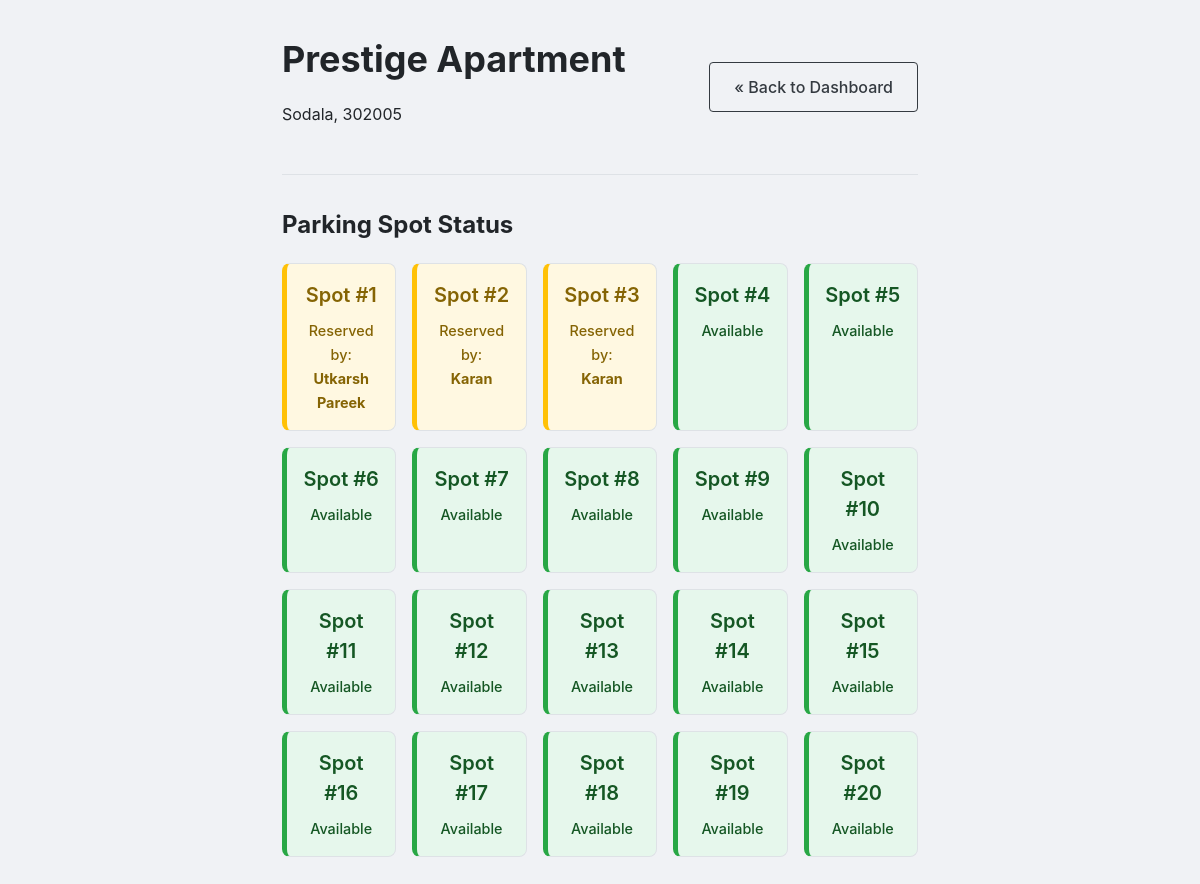
The page /admin/lot/1 (signed in) on the database its author committed.
### models/database.py (models this page shows, shortened)
class ParkingLot(db.Model):
    __tablename__ = 'parking_lot'
    id = db.Column(db.Integer, primary_key=True)
    name = db.Column(db.String(50), nullable=False)
    address = db.Column(db.String(100), nullable=False)
    pincode = db.Column(db.String(10), nullable=False)
    capacity = db.Column(db.Integer, nullable=False)
    price_per_hour = db.Column(db.Float, nullable=False)
    spots = db.relationship('ParkingSpot', backref='lot', lazy=True, cascade="all, delete-orphan")

class ParkingSpot(db.Model):
    __tablename__ = 'parking_spot'
    id = db.Column(db.Integer, primary_key=True)
    lot_id = db.Column(db.Integer, db.ForeignKey('parking_lot.id'), nullable=False)
    spot_number = db.Column(db.Integer, nullable=False)
    status = db.Column(db.String(1), default='A', nullable=False) # 'A' for Available, 'O' for Occupied, 'R' for Reserved
    reservations = db.relationship('Reservation', backref='spot', lazy=True, cascade="all, delete-orphan")

class Reservation(db.Model):
    __tablename__ = 'reservation'
    id = db.Column(db.Integer, primary_key=True)
    spot_id = db.Column(db.Integer, db.ForeignKey('parking_spot.id'), nullable=False)
    user_id = db.Column(db.Integer, db.ForeignKey('user.id'), nullable=False)
    start_time = db.Column(db.DateTime, nullable=True)
    end_time = db.Column(db.DateTime, nullable=True)
    total_cost = db.Column(db.Float, nullable=True)

class User(db.Model):
    __tablename__ = 'user'
    id = db.Column(db.Integer, primary_key=True)
    email = db.Column(db.String(120), unique=True, nullable=False)
    full_name = db.Column(db.String(50), nullable=False)
    password_hash = db.Column(db.String(128), nullable=False)
    is_admin = db.Column(db.Boolean, default=False, nullable=False)
    address = db.Column(db.String(100), nullable=False)
    pincode = db.Column(db.String(10), nullable=False)
    reservations = db.relationship('Reservation', backref='spot', lazy=True, cascade="all, delete-orphan")
    reservations = db.relationship('Reservation', backref='user', lazy=True, cascade="all, delete-orphan")

### routes/admin_routes.py (the view)
@admin_bp.route('/admin/lot/<int:lot_id>')
def lot_details(lot_id):
    if not session.get('is_admin'):
        flash('You must be an admin to view this page.', 'danger')
        return redirect(url_for('auth.login'))
    lot = ParkingLot.query.options(
        joinedload(ParkingLot.spots).subqueryload(ParkingSpot.reservations)
    ).get(lot_id)
    if not lot:
        return "Lot not found", 404
    return render_template('admin/lot_details.html', lot=lot)

### templates/admin/lot_details.html
{% extends "layout.html" %}
{% block content %}
<div class="dashboard-container">
    <div class="dashboard-header">
        <div>
            <h1>{{ lot.name }}</h1>
            <p class="lot-meta">{{ lot.address }}, {{ lot.pincode }}</p>
        </div>
        <a href="{{ url_for('admin.admin_dashboard') }}" class="btn btn-outline">&laquo; Back to Dashboard</a>
    </div>
    <hr>
    <h2>Parking Spot Status</h2>
    <div class="spot-grid">
        {% for spot in lot.spots %}
        <div class="spot-card status-{{ spot.status }}">
            <span class="spot-number">Spot #{{ spot.spot_number }}</span>
            <span class="spot-status">
                {% if spot.status == 'A' %}
                    Available
                {% else %}
                    {% for res in spot.reservations %}
                        {% if res.end_time is none %}
                            {% if spot.status == 'R' %}
                                Reserved by: <br><strong>{{ res.user.full_name }}</strong>
                            {% elif spot.status == 'O' %}
                                Occupied by: <br><strong>{{ res.user.full_name }}</strong>
                            {% endif %}
                        {% endif %}
                    {% endfor %}
                {% endif %}
            </span>
        </div>
        {% endfor %}
    </div>
</div>
{% endblock %}

### Static/style.css (style rules this page uses)
html { box-sizing: border-box; }
*, *:before, *:after { box-sizing: inherit; }
body { margin: 0; font-family: -apple-system, BlinkMacSystemFont, "Segoe UI", Roboto, "Helvetica Neue", Arial, sans-serif; background-color: #f0f2f5; color: #212529; line-height: 1.5; }
.btn { display: inline-block; font-weight: 500; text-align: center; cursor: pointer; border: 1px solid transparent; padding: 0.75rem 1.5rem; font-size: 1rem; border-radius: 0.25rem; text-decoration: none; transition: all 0.2s ease-in-out; }
.btn-outline { color: #343a40; border-color: #343a40; background-color: transparent; }
.dashboard-container { max-width: 900px; }
.dashboard-header { display: flex; justify-content: space-between; align-items: center; margin-bottom: 1rem; }
.dashboard-header h1 { margin: 0; font-size: 2.25rem; }
hr { margin: 2rem 0; border: 0; border-top: 1px solid #dee2e6; }
.spot-grid { display: grid; grid-template-columns: repeat(auto-fill, minmax(100px, 1fr)); gap: 1rem; }
.spot-card { border: 1px solid #dee2e6; border-radius: 0.5rem; padding: 1rem; text-align: center; font-weight: 500; }
.spot-card .spot-number { display: block; font-size: 1.25rem; font-weight: 600; margin-bottom: 0.5rem; }
.spot-card .spot-status { font-size: 0.9rem; }
.spot-card.status-A { background-color: #e6f7ec; border-left: 5px solid #28a745; color: #155724; }
.spot-card.status-R { background-color: #fff8e1; border-left: 5px solid #ffc107; color: #856404; }

### rows shown on the page
ParkingLot: name "Prestige Apartment", address "Sodala", pincode "302005"
ParkingSpot: spot_number "1"
Reservation: user.full_name "Utkarsh Pareek"
ParkingSpot: spot_number "2"
Reservation: user.full_name "Karan"
ParkingSpot: spot_number "3"
Reservation: user.full_name "Karan"
ParkingSpot: spot_number "4", status "Available"
ParkingSpot: spot_number "5", status "Available"
ParkingSpot: spot_number "6", status "Available"
ParkingSpot: spot_number "7", status "Available"
ParkingSpot: spot_number "8", status "Available"
ParkingSpot: spot_number "9", status "Available"
ParkingSpot: spot_number "10", status "Available"
ParkingSpot: spot_number "11", status "Available"
ParkingSpot: spot_number "12", status "Available"
ParkingSpot: spot_number "13", status "Available"
ParkingSpot: spot_number "14", status "Available"
ParkingSpot: spot_number "15", status "Available"
ParkingSpot: spot_number "16", status "Available"
ParkingSpot: spot_number "17", status "Available"
ParkingSpot: spot_number "18", status "Available"
ParkingSpot: spot_number "19", status "Available"
ParkingSpot: spot_number "20", status "Available"
